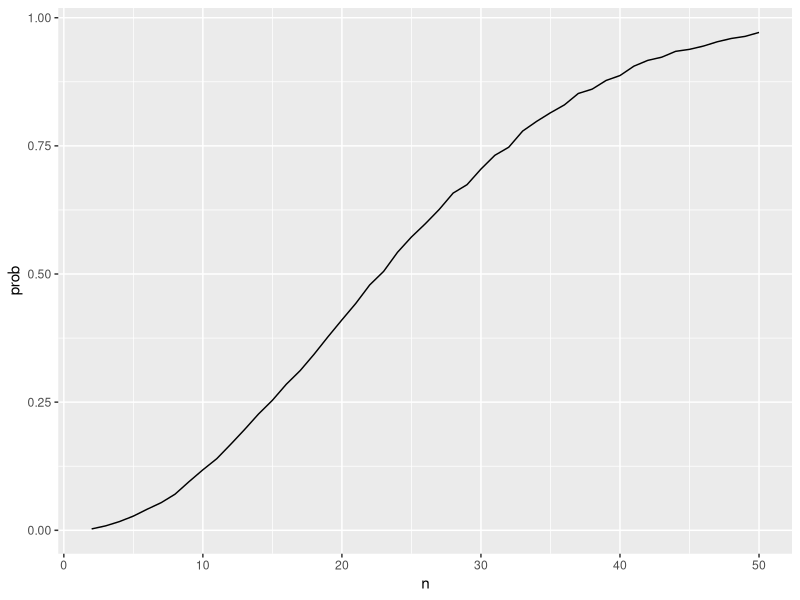

Write the R code that produced this figure. (Note: this script raises an error after producing the figure.)
## ---- chunk 1
library(tidyverse)
library(broom)
## ---- chunk 2
bday = function(n) {

  bdays = sample(1:365, size = n, replace = TRUE)
  
  duplicate = length(unique(bdays)) < n

  return(duplicate)
  
}

bday_samp = 
  expand_grid(
    n = 2:50,
    iter = 1:10000
  ) |> 
  mutate(res = map_lgl(n, bday)) |> 
  group_by(n) |> 
  summarize(prob = mean(res))

bday_samp |>
  ggplot(aes(x = n, y = prob)) + 
  geom_line()
## ---- chunk 3
ttest = function(n = 30, sigma = 5, mu) {
  
  data = rnorm(n, mean = mu, sd = sigma)
  
  ttest_result = t.test(data, mu = 0) 
  
  tidy_result = broom::tidy(ttest_result)
  
  return(data.frame(mu_est = mean(data), p_value = tidy_result$p.value))
}

set.seed(123)
ttest_df  
  expand_grid(
    iter = 1:5000,
    mu = 0:6
  ) |> 
  mutate(res = map(mu, ttest)) |> 
  unnest(res) 
